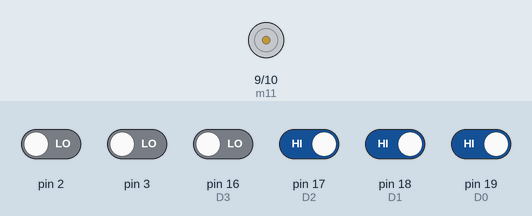
This sketch was run on a simulated Arduino Uno, built with avr-gcc and run on an emulated ATmega328P. Shown: motor-driver pin pairs drawn as motors (green arrow = first pin HIGH = forward, orange = second pin HIGH = backward, longer = more drive). The inputs (shaded band) are chosen by the test bench; at power-on: pin 17 (D2), pin 18 (D1), pin 19 (D0) HIGH, pin 2, pin 3, pin 16 (D3) LOW.

Above: at 1.2 s.
1.3 s: pin 19 (D0) driven LOW
At 2.0 s:
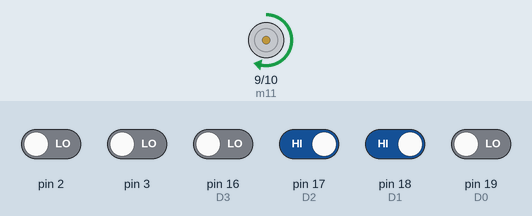
2.8 s: pin 18 (D1) driven LOW
At 3.2 s:
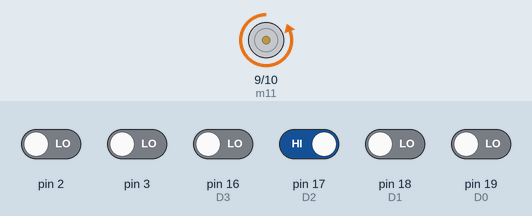
4.3 s: pin 16 (D3) driven HIGH
At 5.5 s:
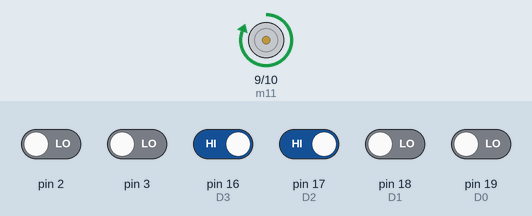
5.8 s: pin 17 (D2) driven LOW
At 6.7 s:
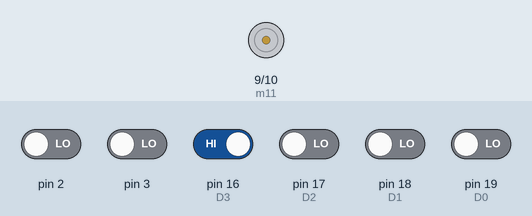
7.3 s: pin 18 (D1) driven HIGH
At 7.8 s:
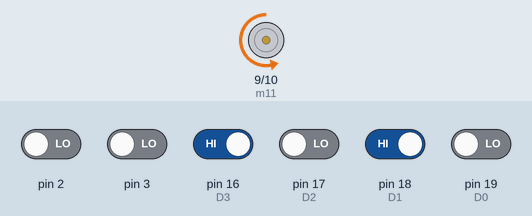
8.8 s: pin 2 driven HIGH and pin 3 driven HIGH and pin 16 (D3) driven LOW and pin 17 (D2) driven HIGH and pin 18 (D1) driven LOW
At 10.1 s:
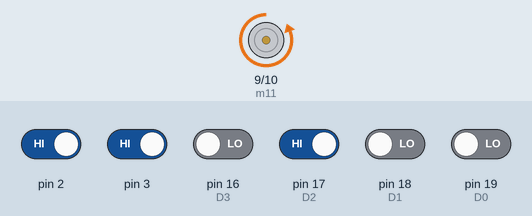
Timing chart, 0 to 11.3 s (numbered marks = the images above; inputs shaded):
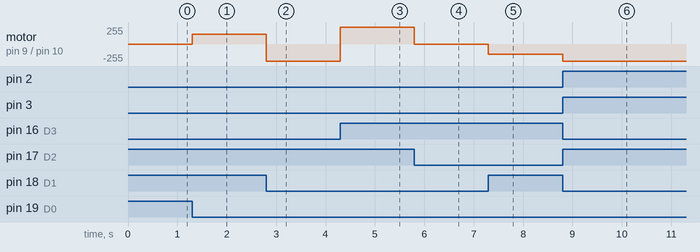

Measured:
- after the input at 1.3 s, motor on pin 9 (m11) / pin 10 (m12): stopped → forward 150/255 at once
- after the input at 2.8 s, motor on pin 9 (m11) / pin 10 (m12): forward 150/255 → backward 255/255 at once
- after the input at 4.3 s, motor on pin 9 (m11) / pin 10 (m12): backward 255/255 → forward 255/255 at once
- after the input at 5.8 s, motor on pin 9 (m11) / pin 10 (m12): forward 255/255 → stopped at once
- after the input at 7.3 s, motor on pin 9 (m11) / pin 10 (m12): stopped → backward 150/255 at once
- after the input at 8.8 s, motor on pin 9 (m11) / pin 10 (m12): backward 150/255 → backward 255/255 at once

The sketch:

testmerge1.ino
```cpp
volatile long count = 0;
boolean A,B;
unsigned long timep, time, etime;
byte state, statep;

#define m11 9
#define m12 10

#define D0 19
#define D1 18
#define D2 17
#define D3 16


int speed_actual = 0;
double Kp = 0.5;
double Kd = 1;
int val= 0;
int mode;
unsigned long lastTime = 0;
unsigned long lastTime_print = 0;
#define LOOPTIME 100

void setup() {
  Serial.begin(115200);
  pinMode(2, INPUT);
  pinMode(3, INPUT);
  attachInterrupt(0,Achange,CHANGE);
  attachInterrupt(1,Bchange,CHANGE);
  timep = millis();
  A = digitalRead(2);
  B = digitalRead(3);
  if ((A==HIGH)&&(B==HIGH)) statep = 1;
  if ((A==HIGH)&&(B==LOW)) statep = 2;
  if ((A==LOW)&&(B==LOW)) statep = 3;
  if((A==LOW)&&(B==HIGH)) statep = 4;
  pinMode(m11, OUTPUT);
  pinMode(m12, OUTPUT);


 pinMode(D0, INPUT);
 pinMode(D1, INPUT);
 pinMode(D2, INPUT);
 pinMode(D3, INPUT);

 pinMode(m11, OUTPUT);
 pinMode(m12, OUTPUT);

}

void loop() {
   int temp1=digitalRead(D0);
   int temp2=digitalRead(D1);
   int temp3=digitalRead(D2);
   int temp4=digitalRead(D3);

        if(temp1==0 && temp2==0 && temp3==0 && temp4==1)
   mode=0;//stop
   else if(temp1==0 && temp2==0 && temp3==1 && temp4==0)
   mode=1;//forward speed
   else if(temp1==0 && temp2==1 && temp3==0 && temp4==1)
   mode=2;//forward slow
   else if(temp1==0 && temp2==0 && temp3==1 && temp4==1)
   mode=3;//backward fast
   else if(temp1==0 && temp2==1 && temp3==1 && temp4==0)
   mode=4;//backward slow
  if((millis() - lastTime) >= LOOPTIME) {
    lastTime = millis();

    if(mode==0){
    analogWrite(m11, LOW);
    analogWrite(m12, LOW);
      }
    else if(mode==1){
     findMotorData(255);
    analogWrite(m11, LOW);
    analogWrite(m12, val);
      }
    else if(mode==2){
    findMotorData(100);
    analogWrite(m11, LOW);
    analogWrite(m12, val);
      }
    else if(mode==3){
     findMotorData(255);
    analogWrite(m11, val);
    analogWrite(m12, LOW);
      }
    else if(mode==4){
    findMotorData(100);
    analogWrite(m11, val);
    analogWrite(m12, LOW);
      }
      else{
    analogWrite(m11, LOW);
    analogWrite(m12, LOW);}

     }

}

void findMotorData(int speed_req) {
  static long count_prev = 0;
  speed_actual = ((count - count_prev)*(60*(1000/LOOPTIME)))/4000;
  count_prev = count;

  float pidTerm = 0;
  int error = 0;
  int last_error = 0;
  error = abs(speed_req) - abs(speed_actual);
  pidTerm = (Kp * error) + (Kd * (error - last_error));
  last_error = error;
  val = constrain(pidTerm, 0, 255);
}


void Achange()
{
  A = digitalRead(2);
  B = digitalRead(3);

  if ((A==HIGH)&&(B==HIGH)) state = 1;
  if ((A==HIGH)&&(B==LOW)) state = 2;
  if ((A==LOW)&&(B==LOW)) state = 3;
  if((A==LOW)&&(B==HIGH)) state = 4;
  switch (state)
  {
    case 1:
    {
      if (statep == 2) count++;
      if (statep == 4) count--;
      break;
    }
    case 2:
    {
      if (statep == 1) count--;
      if (statep == 3) count++;
      break;
    }
    case 3:
    {
      if (statep == 2) count --;
      if (statep == 4) count ++;
      break;
    }
    default:
    {
      if (statep == 1) count++;
      if (statep == 3) count--;
    }
  }
  statep = state;
}

void Bchange()
{
  A = digitalRead(2);
  B = digitalRead(3);

  if ((A==HIGH)&&(B==HIGH)) state = 1;
  if ((A==HIGH)&&(B==LOW)) state = 2;
  if ((A==LOW)&&(B==LOW)) state = 3;
  if((A==LOW)&&(B==HIGH)) state = 4;
  switch (state)
  {
    case 1:
    {
      if (statep == 2) count++;
      if (statep == 4) count--;
      break;
    }
    case 2:
    {
      if (statep == 1) count--;
      if (statep == 3) count++;
      break;
    }
    case 3:
    {
      if (statep == 2) count --;
      if (statep == 4) count ++;
      break;
    }
    default:
    {
      if (statep == 1) count++;
      if (statep == 3) count--;
    }
  }
  statep = state;
}
```
